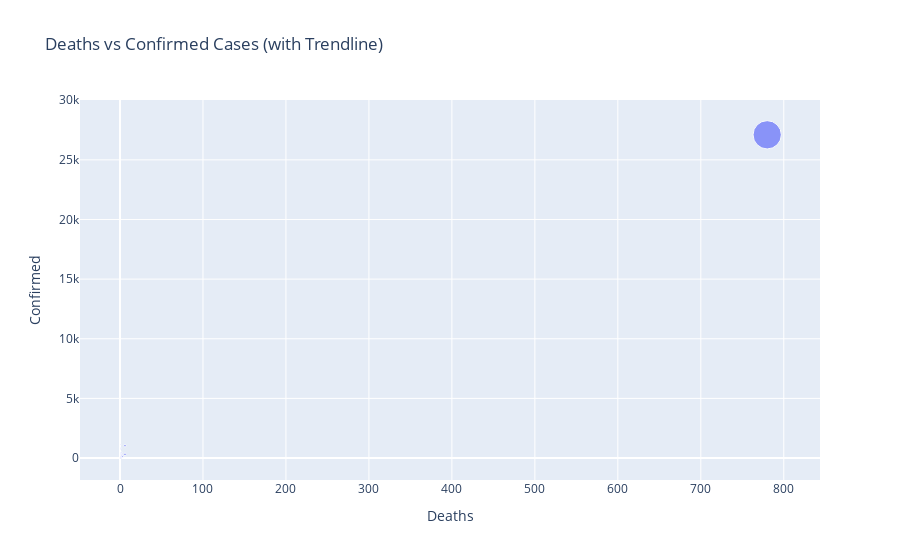

Notebook source saved alongside this figure:
### Code cell
figure = px.scatter(
    data_frame=df,
    x="Deaths",           # Changed x-axis to Deaths
    y="Confirmed",        # y-axis remains Confirmed
    size="Deaths",        # Bubble size by Deaths
    title="Deaths vs Confirmed Cases (with Trendline)"
)
figure.show()

### Figure 1 — Plotly figure (JSON) as saved in the notebook; plotly's stock layout.template omitted (floating-point values rounded to 4 significant figures)
{"data": [{"hovertemplate": "Deaths=%{marker.size}<br>Confirmed=%{y}<extra></extra>", "legendgroup": "", "marker": {"color": "#636efa", "size": [780, 1, 0, 6, 1, 1, 0, 0, 2, 1, 1, 2, 6, 1, 0, 0, 2, 1, 0, 3, 0, 0, 1, 1, 1, 1, 0, 0, 0, 0, 0, 0, 1, 0, 0, 0, 0, 0, 0, 0, 0, 0, 0, 0, 0, 0, 0, 0, 0, 1, 0, 0, 0, 0, 0, 0, 0, 0, 0, 0, 0, 0, 0, 0, 0, 0, 0, 0, 0, 0, 0, 0], "sizemode": "area", "sizeref": 1.95, "symbol": "circle"}, "mode": "markers", "name": "", "orientation": "v", "showlegend": false, "type": "scatter", "x": [780, 1, 0, 6, 1, 1, 0, 0, 2, 1, 1, 2, 6, 1, 0, 0, 2, 1, 0, 3, 0, 0, 1, 1, 1, 1, 0, 0, 0, 0, 0, 0, 1, 0, 0, 0, 0, 0, 0, 0, 0, 0, 0, 0, 0, 0, 0, 0, 0, 1, 0, 0, 0, 0, 0, 0, 0, 0, 0, 0, 0, 0, 0, 0, 0, 0, 0, 0, 0, 0, 0, 0], "xaxis": "x", "y": [27100, 1131, 1075, 1033, 838, 779, 740, 468, 450, 444, 386, 326, 307, 293, 250, 208, 206, 195, 141, 131, 115, 107, 99, 90, 79, 78, 64, 54, 45, 45, 40, 32, 29, 26, 25, 18, 18, 16, 14, 13, 11, 10, 7, 5, 4, 4, 4, 3, 3, 3, 3, 2, 2, 2, 2, 2, 2, 1, 1, 1, 1, 1, 1, 1, 1, 1, 1, 1, 1, 1, 1, 1], "yaxis": "y"}], "layout": {"legend": {"itemsizing": "constant", "tracegroupgap": 0}, "title": {"text": "Deaths vs Confirmed Cases (with Trendline)"}, "xaxis": {"anchor": "y", "domain": [0, 1], "title": {"text": "Deaths"}}, "yaxis": {"anchor": "x", "domain": [0, 1], "title": {"text": "Confirmed"}}}}
